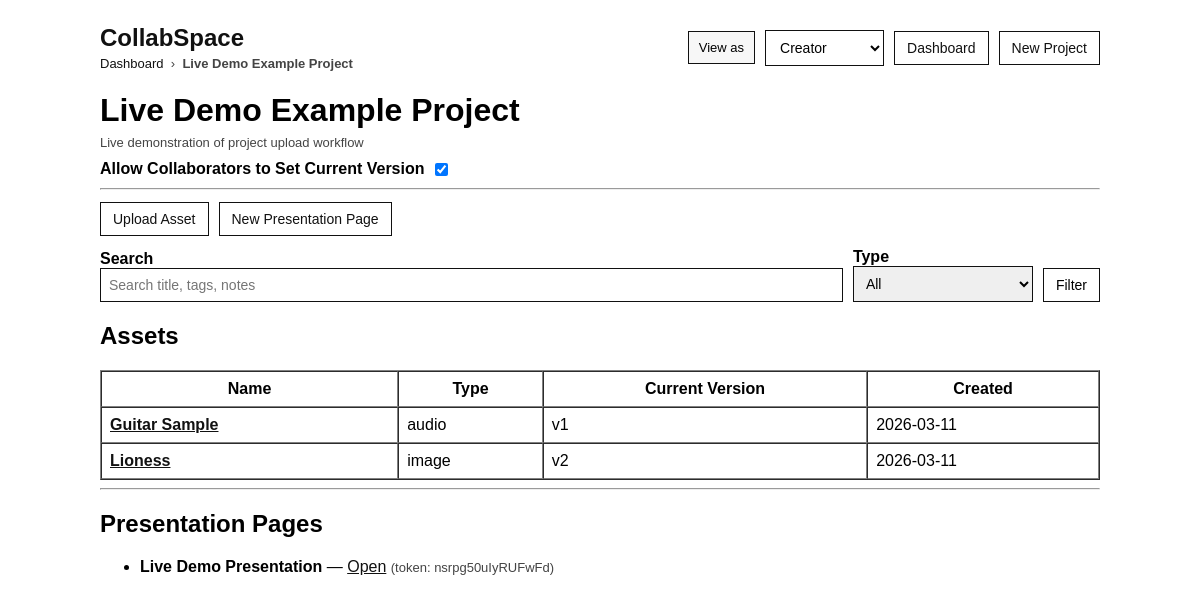
/projects/3, run on the app's committed database.
### models.py (models this page shows)
class Project(db.Model):
    __tablename__ = "projects"
    id = db.Column(db.Integer, primary_key=True)
    title = db.Column(db.String(120), nullable=False)
    description = db.Column(db.Text, nullable=True)
    allow_collaborator_set_current = db.Column(db.Boolean, default=False)
    created_at = db.Column(db.DateTime, default=datetime.utcnow)
    assets = db.relationship("Asset", backref="project", cascade="all, delete-orphan")
    presentations = db.relationship("PresentationPage", backref="project", cascade="all, delete-orphan")

class Asset(db.Model):
    __tablename__ = "assets"
    id = db.Column(db.Integer, primary_key=True)
    project_id = db.Column(db.Integer, db.ForeignKey("projects.id"), nullable=False)
    title = db.Column(db.String(160), nullable=False)
    asset_type = db.Column(db.String(20), nullable=False)  # image|audio|other
    tags = db.Column(db.String(255), nullable=True)
    notes = db.Column(db.Text, nullable=True)
    current_version_id = db.Column(db.Integer, db.ForeignKey("versions.id"), nullable=True)
    created_at = db.Column(db.DateTime, default=datetime.utcnow)
    versions = db.relationship(
        "Version",
        backref="asset",
        cascade="all, delete-orphan",
        foreign_keys="Version.asset_id",
    )

class PresentationPage(db.Model):
    __tablename__ = "presentation_pages"
    id = db.Column(db.Integer, primary_key=True)
    project_id = db.Column(db.Integer, db.ForeignKey("projects.id"), nullable=False)
    title = db.Column(db.String(160), nullable=False)
    share_token = db.Column(db.String(64), unique=True, nullable=False)
    pin_code = db.Column(db.String(12), nullable=True)  # PIN required to view link
    created_at = db.Column(db.DateTime, default=datetime.utcnow)
    items = db.relationship(
        PresentationItem,
        backref="presentation",
        cascade="all, delete-orphan"
    )

### app.py (the view, shortened to what this page needs)
    @app.route("/projects/<int:project_id>")
    def project_detail(project_id):
        project = Project.query.get_or_404(project_id)
        role = get_project_role(project_id)
        if role == "Client":
            return redirect(url_for("project_presentations", project_id=project_id))
        q = request.args.get("q", "").strip()
        type_filter = request.args.get("type", "").strip()
        assets_query = Asset.query.filter_by(project_id=project_id)
        if type_filter in {"image", "audio"}:
            assets_query = assets_query.filter(Asset.asset_type == type_filter)
        assets = assets_query.order_by(Asset.created_at.desc()).all()
        presentations = PresentationPage.query.filter_by(project_id=project_id).order_by(PresentationPage.created_at.desc()).all()
        current_versions = {}
        for a in assets:
            if a.current_version_id:
                v = Version.query.get(a.current_version_id)
                current_versions[a.id] = v.version_number if v else "-"
        return render_template(
            "project_detail.html",
            project=project,
            role=role,
            global_role=session.get("global_role", "Creator"),
            assets=assets,
            presentations=presentations,
            current_versions=current_versions,
            q=q,
            type_filter=type_filter,
        )

### templates/project_detail.html (shortened to what this page needs)
{% extends "base.html" %}
{% block content %}
<h1 style="margin-bottom:6px;">{{ project.title }}</h1>
<div class="muted" style="margin-bottom:10px;">{{ project.description or "No description" }}</div>
{% if role == 'Creator' %}
  <form method="POST" action="{{ url_for('toggle_collab_current', project_id=project.id) }}" style="margin: 10px 0;">
  <div style="display:flex; align-items:center; gap:10px;">
    <label for="allow_collab_current" style="font-weight:bold; margin:0;">
      Allow Collaborators to Set Current Version
    </label>
    <input
      id="allow_collab_current"
      type="checkbox"
      name="allow_collab_current"
      {% if project.allow_collaborator_set_current %}checked{% endif %}
      onchange="this.form.submit()"
      style="margin:0; width:auto;"
    />
  </div>
</form>
{% endif %}
<hr/>
{% if role == 'Client' %}
  <h2>Presentation Pages</h2>
  <p class="muted">Client view: you can only open presentation pages using the link + PIN.</p>
  {% if presentations %}
    <ul>
      {% for p in presentations %}
        <li style="margin-bottom:8px;">
          <b>{{ p.title }}</b> —
          <a href="{{ url_for('presentation_view', share_token=p.share_token) }}">Open</a>
          <span class="muted">(PIN protected)</span>
        </li>
      {% endfor %}
    </ul>
  {% else %}
    <p>No presentation pages yet.</p>
  {% endif %}
{% else %}
  <div style="display:flex; gap:10px; flex-wrap:wrap; margin:12px 0;">
    <a class="btn" href="{{ url_for('asset_new', project_id=project.id) }}">Upload Asset</a>
    {% if role == 'Creator' %}
      <a class="btn" href="{{ url_for('presentation_new', project_id=project.id) }}">New Presentation Page</a>
    {% endif %}
  </div>
  <form method="GET" style="display:flex; gap:10px; align-items:end; margin:12px 0;">
    <div style="flex:1;">
      <label>Search</label>
      <input name="q" value="{{ q or '' }}" placeholder="Search title, tags, notes" />
    </div>
    <div style="width:180px;">
      <label>Type</label>
      <select name="type">
        <option value="">All</option>
      </select>
    </div>
    <button class="btn" type="submit">Filter</button>
  </form>
  <h2>Assets</h2>
  {% if assets %}
    <table border="1" cellpadding="8" cellspacing="0" style="width:100%;">
      <tr>
        <th>Name</th>
        <th>Type</th>
        <th>Current Version</th>
        <th>Created</th>
      </tr>
      {% for a in assets %}
      <tr>
        <td><a href="{{ url_for('asset_detail', asset_id=a.id) }}"><b>{{ a.title }}</b></a></td>
        <td>{{ a.asset_type }}</td>
        <td>{% if a.current_version_id %}v{{ current_versions[a.id] }}{% else %}-{% endif %}</td>
        <td>{{ a.created_at.strftime("%Y-%m-%d") }}</td>
      </tr>
      {% endfor %}
    </table>
  {% else %}
    <p>No assets found. Adjust filters or upload an asset.</p>
  {% endif %}
  <hr/>
  <h2>Presentation Pages</h2>
  {% if presentations %}
    <ul>
      {% for p in presentations %}
        <li style="margin-bottom:6px;">
          <b>{{ p.title }}</b> —
          <a href="{{ url_for('presentation_view', share_token=p.share_token) }}">Open</a>
          <span class="muted">(token: {{ p.share_token }})</span>
        </li>
      {% endfor %}
    </ul>
  {% else %}
    <p>No presentation pages yet.</p>
  {% endif %}
{% endif %}
{% endblock %}

### templates/base.html (shortened to what this page needs)
<!doctype html>
<html>
<head>
</head>
<body>
  <div class="topbar">
    <div class="brand">
      <h2>
        <a href="{{ url_for('dashboard') }}" style="text-decoration:none;">CollabSpace</a>
      </h2>
      {% if project is defined and project %}
        <div class="crumbs">
          <a href="{{ url_for('dashboard') }}" style="text-decoration:none;">Dashboard</a>
          &nbsp;›&nbsp;
          <span><b>{{ project.title }}</b></span>
        </div>
      {% else %}
        <div class="crumbs">Dedicated space for creatives</div>
      {% endif %}
    </div>
    <div class="right-controls">
      {% if project is defined and project %}
        <div class="pill">View as</div>
        <form method="POST" action="{{ url_for('set_role', project_id=project.id) }}" style="margin:0;">
          <div class="segment">
            <select name="role" onchange="this.form.submit()">
              <option value="Creator" {% if role=='Creator' %}selected{% endif %}>Creator</option>
            </select>
          </div>
        </form>
      {% endif %}
      <a class="btn" href="{{ url_for('dashboard') }}">Dashboard</a>
      <a class="btn" href="{{ url_for('project_new') }}">New Project</a>
    </div>
  </div>
  {% block content %}{% endblock %}
</body>
</html>

### templates/base.html (style rules this page uses)
body { font-family: Arial, sans-serif; max-width: 1000px; margin: 24px auto; }
a { color: #111; }
.btn { padding: 8px 12px; border: 1px solid #111; background: white; cursor:pointer; text-decoration:none; display:inline-block; font-size:14px; }
input, textarea, select { padding: 8px; border: 1px solid #111; width: 100%; box-sizing: border-box; font-size:14px; }
label { font-weight: bold; }
.muted { color:#444; font-size:13px; }
.topbar { display:flex; align-items:center; justify-content:space-between; gap:12px; margin-bottom:10px; }
.brand { display:flex; flex-direction:column; gap:4px; }
.brand h2 { margin:0; }
.crumbs { font-size:13px; color:#444; }
.right-controls { display:flex; align-items:center; gap:10px; flex-wrap:wrap; justify-content:flex-end; }
.segment { display:flex; border:1px solid #111; overflow:hidden; height:34px; }
.segment select { width:auto; border:none; height:34px; padding:0 10px; outline:none; appearance:auto; background:white; }
.pill { padding: 8px 10px; border: 1px solid #111; font-size:13px; background:#f7f7f7; white-space:nowrap; }

### data on the page
Project: title "Live Demo Example Project", description "Live demonstration of project upload workflow", allow_collaborator_set_current "☑"
Asset: title "Guitar Sample", asset_type "audio", current_versions "1", created_at "2026-03-11"
Asset: title "Lioness", asset_type "image", current_versions "2", created_at "2026-03-11"
PresentationPage: title "Live Demo Presentation", share_token "nsrpg50uIyRUFwFd"
